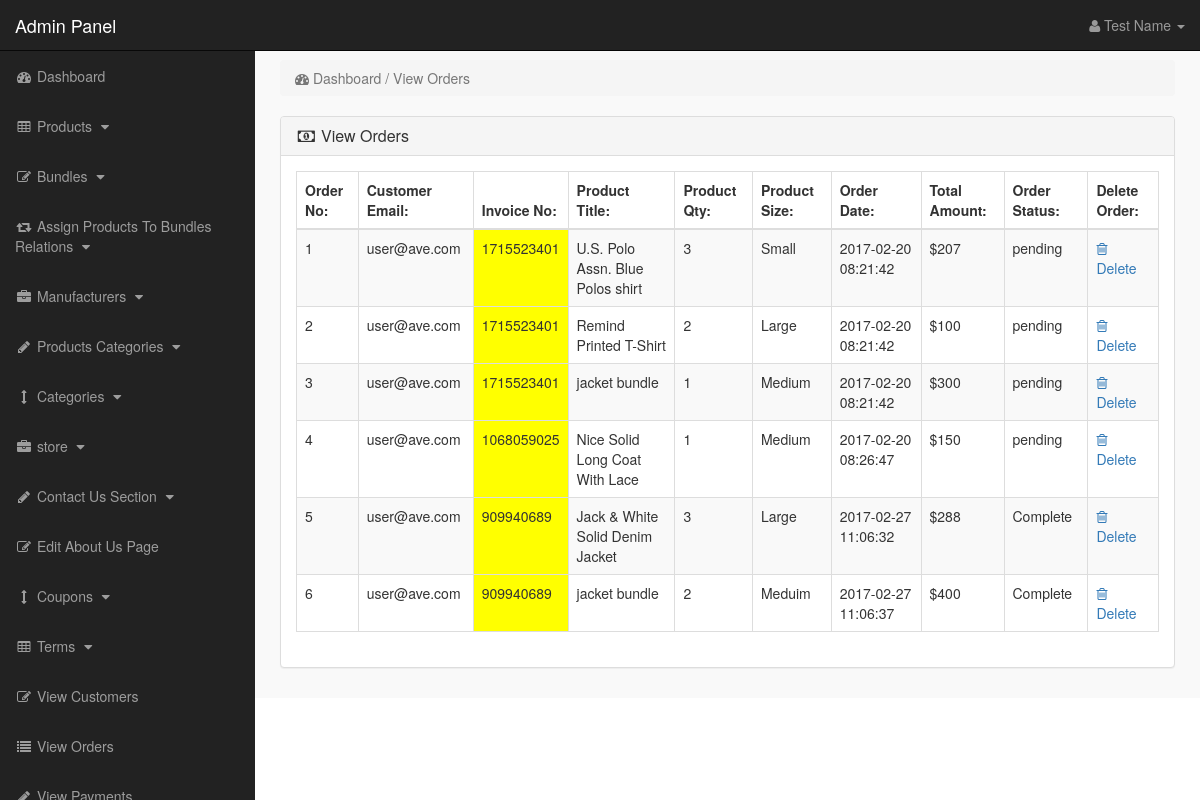
Screenshot of /admin_area/index.php?view_orders (signed in) with the database file from the repository.
### tables this page shows
CREATE TABLE `pending_orders` (
  `order_id` int(10) NOT NULL,
  `customer_id` int(10) NOT NULL,
  `invoice_no` int(10) NOT NULL,
  `product_id` text NOT NULL,
  `qty` int(10) NOT NULL,
  `size` text NOT NULL,
  `order_status` text NOT NULL
);

CREATE TABLE `customers` (
  `customer_id` int(10) NOT NULL,
  `customer_name` varchar(255) NOT NULL,
  `customer_email` varchar(255) NOT NULL,
  `customer_pass` varchar(255) NOT NULL,
  `customer_country` text NOT NULL,
  `customer_city` text NOT NULL,
  `customer_contact` varchar(255) NOT NULL,
  `customer_address` text NOT NULL,
  `customer_image` text NOT NULL,
  `customer_ip` varchar(255) NOT NULL,
  `customer_confirm_code` text NOT NULL
);

CREATE TABLE `products` (
  `product_id` int(10) NOT NULL,
  `p_cat_id` int(10) NOT NULL,
  `cat_id` int(10) NOT NULL,
  `manufacturer_id` int(10) NOT NULL,
  `date` timestamp NOT NULL DEFAULT CURRENT_TIMESTAMP ON UPDATE CURRENT_TIMESTAMP,
  `product_title` text NOT NULL,
  `product_url` text NOT NULL,
  `product_img1` text NOT NULL,
  `product_img2` text NOT NULL,
  `product_img3` text NOT NULL,
  `product_price` int(10) NOT NULL,
  `product_psp_price` int(100) NOT NULL,
  `product_desc` text NOT NULL,
  `product_features` text NOT NULL,
  `product_video` text NOT NULL,
  `product_keywords` text NOT NULL,
  `product_label` text NOT NULL,
  `status` varchar(255) NOT NULL
);

CREATE TABLE `customer_orders` (
  `order_id` int(10) NOT NULL,
  `customer_id` int(10) NOT NULL,
  `due_amount` int(100) NOT NULL,
  `invoice_no` int(100) NOT NULL,
  `qty` int(10) NOT NULL,
  `size` text NOT NULL,
  `order_date` timestamp NOT NULL DEFAULT CURRENT_TIMESTAMP ON UPDATE CURRENT_TIMESTAMP,
  `order_status` text NOT NULL
);

### admin_area/view_orders.php (the view)
<?php
if(!isset($_SESSION['admin_email'])){
echo "<script>window.open('login.php','_self')</script>";
}
else {
?>
<div class="row">
<div class="col-lg-12">
<ol class="breadcrumb">
<li class="active">
<i class="fa fa-dashboard"></i> Dashboard / View Orders
</li>
</ol>
</div>
</div>
<div class="row">
<div class="col-lg-12">
<div class="panel panel-default">
<div class="panel-heading">
<h3 class="panel-title">
<i class="fa fa-money fa-fw"></i> View Orders
</h3>
</div>
<div class="panel-body">
<div class="table-responsive">
<table class="table table-bordered table-hover table-striped">
<thead>
<tr>
<th>Order No:</th>
<th>Customer Email:</th>
<th>Invoice No:</th>
<th>Product Title:</th>
<th>Product Qty:</th>
<th>Product Size:</th>
<th>Order Date:</th>
<th>Total Amount:</th>
<th>Order Status:</th>
<th>Delete Order:</th>
</tr>
</thead>
<tbody>
<?php
$i = 0;
$get_orders = "select * from pending_orders";
$run_orders = mysqli_query($con,$get_orders);
while ($row_orders = mysqli_fetch_array($run_orders)) {
$order_id = $row_orders['order_id'];
$c_id = $row_orders['customer_id'];
$invoice_no = $row_orders['invoice_no'];
$product_id = $row_orders['product_id'];
$qty = $row_orders['qty'];
$size = $row_orders['size'];
$order_status = $row_orders['order_status'];
$get_products = "select * from products where product_id='$product_id'";
$run_products = mysqli_query($con,$get_products);
$row_products = mysqli_fetch_array($run_products);
$product_title = $row_products['product_title'];
$i++;
?>
<tr>
<td><?php echo $i; ?></td>
<td>
<?php
$get_customer = "select * from customers where customer_id='$c_id'";
$run_customer = mysqli_query($con,$get_customer);
$row_customer = mysqli_fetch_array($run_customer);
$customer_email = $row_customer['customer_email'];
echo $customer_email;
 ?>
 </td>
<td bgcolor="yellow" ><?php echo $invoice_no; ?></td>
<td><?php echo $product_title; ?></td>
<td><?php echo $qty; ?></td>
<td><?php echo $size; ?></td>
<td>
<?php
$get_customer_order = "select * from customer_orders where order_id='$order_id'";
$run_customer_order = mysqli_query($con,$get_customer_order);
$row_customer_order = mysqli_fetch_array($run_customer_order);
$order_date = $row_customer_order['order_date'];
$due_amount = $row_customer_order['due_amount'];
echo $order_date;
?>
</td>
<td>$<?php echo $due_amount; ?></td>
<td>
<?php
if($order_status=='pending'){
echo $order_status='pending';
}
else{
echo $order_status='Complete';
}
?>
</td>
<td>
<a href="index.php?order_delete=<?php echo $order_id; ?>" >
<i class="fa fa-trash-o" ></i> Delete
</a>
</td>
</tr>
<?php } ?>
</tbody>
</table>
</div>
</div>
</div>
</div>
</div>
<?php } ?>

### admin_area/includes/sidebar.php (shortened to what this page needs)
<?php
if(!isset($_SESSION['admin_email'])){
echo "<script>window.open('login.php','_self')</script>";
}
else {
?>
<nav class="navbar navbar-inverse navbar-fixed-top" >
<div class="navbar-header" >
<a class="navbar-brand" href="index.php?dashboard" >Admin Panel</a>
</div>
<ul class="nav navbar-right top-nav" >
<li class="dropdown" >
<a href="#" class="dropdown-toggle" data-toggle="dropdown" >
<i class="fa fa-user" ></i>
<?php echo $admin_name; ?> <b class="caret" ></b>
</a>
</li>
</ul>
<div class="collapse navbar-collapse navbar-ex1-collapse">
<ul class="nav navbar-nav side-nav">
<li>
<a href="index.php?dashboard">
<i class="fa fa-fw fa-dashboard"></i> Dashboard
</a>
</li>
<li>
<a href="#" data-toggle="collapse" data-target="#products">
<i class="fa fa-fw fa-table"></i> Products
<i class="fa fa-fw fa-caret-down"></i>
</a>
</li>
<li>
<a href="#" data-toggle="collapse" data-target="#bundles">
<i class="fa fa-fw fa-edit"></i> Bundles
<i class="fa fa-fw fa-caret-down"></i>
</a>
</li>
<li>
<a href="#" data-toggle="collapse" data-target="#relations">
<i class="fa fa-fw fa-retweet"></i> Assign Products To Bundles Relations
<i class="fa fa-fw fa-caret-down"></i>
</a>
</li>
<li>
<a href="#" data-toggle="collapse" data-target="#manufacturers">
<i class="fa fa-fw fa-briefcase"></i> Manufacturers
<i class="fa fa-fw fa-caret-down"></i>
</a>
</li>
<li>
<a href="#" data-toggle="collapse" data-target="#p_cat">
<i class="fa fa-fw fa-pencil"></i> Products Categories
<i class="fa fa-fw fa-caret-down"></i>
</a>
</li>
<li>
<a href="#" data-toggle="collapse" data-target="#cat">
<i class="fa fa-fw fa-arrows-v"></i> Categories
<i class="fa fa-fw fa-caret-down"></i>
</a>
</li>
<li>
<a href="#" data-toggle="collapse" data-target="#store">
<i class="fa fa-fw fa-briefcase"></i> store
<i class="fa fa-fw fa-caret-down"></i>
</a>
</li>
<li>
<a href="#" data-toggle="collapse" data-target="#contact_us">
<i class="fa fa-fw fa-pencil"> </i> Contact Us Section
<i class="fa fa-fw fa-caret-down"></i>
</a>
</li>
<li>
<a href="index.php?edit_about_us">
<i class="fa fa-fw fa-edit"></i> Edit About Us Page
</a>
</li>
<li>
<a href="#" data-toggle="collapse" data-target="#coupons">
<i class="fa fa-fw fa-arrows-v"></i> Coupons
<i class="fa fa-fw fa-caret-down"></i>
</a>
</li>
<li>
<a href="#" data-toggle="collapse" data-target="#terms" >
<i class="fa fa-fw fa-table"></i> Terms
<i class="fa fa-fw fa-caret-down"></i>
</a>
</li>
<li>
<a href="index.php?view_customers">
<i class="fa fa-fw fa-edit"></i> View Customers
</a>
</li>
<li>
<a href="index.php?view_orders">
<i class="fa fa-fw fa-list"></i> View Orders
</a>
</li>
<li>
<a href="index.php?view_payments">
<i class="fa fa-fw fa-pencil"></i> View Payments
</a>
</li>
</ul>
</div>
</nav>
<?php } ?>

### admin_area/css/style.css (style rules this page uses)
body { margin-top:100px; }
@media (min-width: 768px) { body { margin-top:50px; } }
.top-nav { padding:0 15px; }
.top-nav>li { display:inline-block; float:left; }
.top-nav>li>a { padding-top:15px; padding-bottom:15px; line-height:20px; color:#999; }
@media (min-width: 768px) { .side-nav { position:fixed; top:51px; width:255px; border-radius:0; overflow-y:auto; background-color: #222; bottom:0; overflow-x:hidden; padding-bottom:40px; } }
@media (min-width: 768px) { .side-nav>li>a { width:255px; } }
.panel-body { border-radius:5px; }

### rows the page displays
pending_orders: customer.customer_email "user@ave.com", invoice_no "1715523401", product.product_title "U.S. Polo Assn. Blue Polos shirt", qty "3", size "Small", customer_orders.order_date "2017-02-20 08:21:42", customer_orders.due_amount "207"
pending_orders: customer.customer_email "user@ave.com", invoice_no "1715523401", product.product_title "Remind Printed T-Shirt", qty "2", size "Large", customer_orders.order_date "2017-02-20 08:21:42", customer_orders.due_amount "100"
pending_orders: customer.customer_email "user@ave.com", invoice_no "1715523401", product.product_title "jacket bundle", qty "1", size "Medium", customer_orders.order_date "2017-02-20 08:21:42", customer_orders.due_amount "300"
pending_orders: customer.customer_email "user@ave.com", invoice_no "1068059025", product.product_title "Nice Solid Long Coat With Lace", qty "1", size "Medium", customer_orders.order_date "2017-02-20 08:26:47", customer_orders.due_amount "150"
pending_orders: customer.customer_email "user@ave.com", invoice_no "909940689", product.product_title "Jack & White Solid Denim Jacket", qty "3", size "Large", customer_orders.order_date "2017-02-27 11:06:32", customer_orders.due_amount "288"
pending_orders: customer.customer_email "user@ave.com", invoice_no "909940689", product.product_title "jacket bundle", qty "2", size "Meduim", customer_orders.order_date "2017-02-27 11:06:37", customer_orders.due_amount "400"

### other values shown
$admin_name "Test Name"
